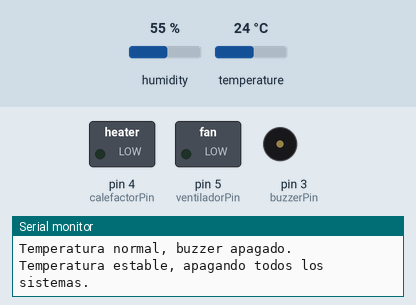
Simulated run of this sketch. Board: Arduino Uno, built with avr-gcc and run on an emulated ATmega328P. Shown: switched loads named in the sketch (green lamp = pin HIGH), buzzer (waves = sounding, pin HIGH), the last lines printed to the serial monitor. Inputs (shaded band) come from the test bench; at power-on: temperature 24 °C, humidity 55 %.

Above: at 3.3 s.
3.4 s: temperature set to 12 °C
At 5.5 s:
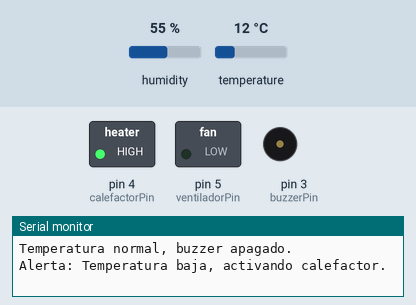
5.8 s: temperature set to 33 °C
At 6.8 s:
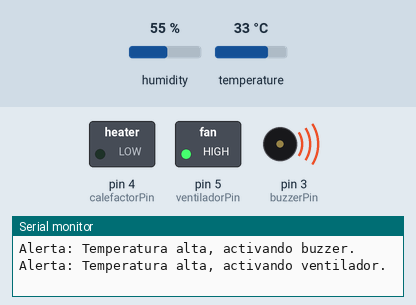
8.0 s: temperature set to 19 °C
At 9.8 s:
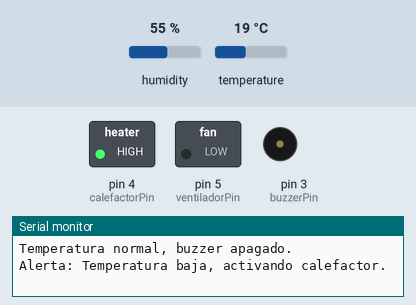
10.1 s: temperature set to 28 °C
At 11.8 s:
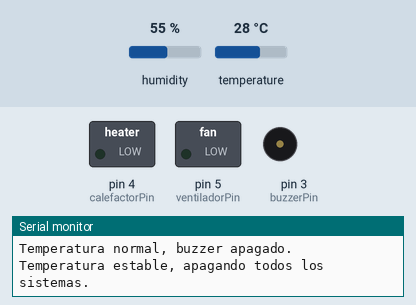
12.3 s: temperature set to 41 °C
At 13.01 s:
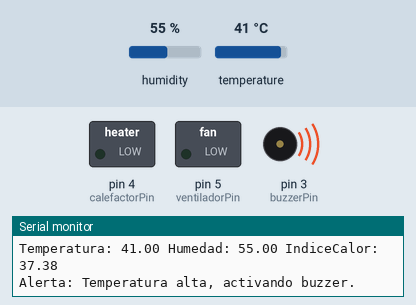
Timing chart, 0 to 15.3 s (numbered marks = the images above; inputs shaded):
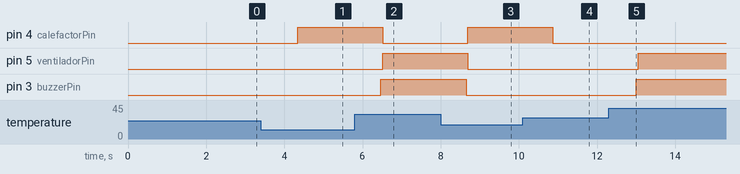

The sketch:

moduloBt.ino
```cpp
#include "DHT.h"
#include <SoftwareSerial.h>

#define DHTPIN 2
#define DHTTYPE DHT11
#define buzzerPin 3
#define calefactorPin 4
#define ventiladorPin 5

DHT dht(DHTPIN, DHTTYPE);
SoftwareSerial BTSerial(10, 11); // RX, TX para el HC-05

void setup() {
  Serial.begin(9600);  // Inicializa la comunicación serial
  BTSerial.begin(9600); // Inicializa la comunicación Bluetooth
  pinMode(buzzerPin, OUTPUT);
  pinMode(calefactorPin, OUTPUT);
  pinMode(ventiladorPin, OUTPUT);
  dht.begin();

  Serial.println("Iniciando sistema...");
  BTSerial.println("Iniciando comunicación con HC-05...");
}

void loop() {
  delay(2000);

  // Lectura de la temperatura, humedad e índice de calor
  float h = dht.readHumidity();
  float t = dht.readTemperature();
  float hif = dht.computeHeatIndex(t, h);

  if (isnan(h) || isnan(t)) {
    Serial.println(F("¡Error al leer del sensor DHT!"));
    BTSerial.println(F("¡Error al leer del sensor DHT!"));
    return;
  }

  // Enviar datos al Serial y al Bluetooth
  Serial.print("Temperatura: ");
  Serial.print(t);
  Serial.print(" Humedad: ");
  Serial.print(h);
  Serial.print(" IndiceCalor: ");
  Serial.println(hif);

  BTSerial.print("Temperatura: ");
  BTSerial.print(t);
  BTSerial.print(" Humedad: ");
  BTSerial.print(h);
  BTSerial.print(" IndiceCalor: ");
  BTSerial.println(hif); // Esto crea una nueva línea en cada iteración

  // Lógica de control para buzzer, calefactor y ventilador
  if (t >= 30) {
    digitalWrite(buzzerPin, HIGH);
    Serial.println(F("Alerta: Temperatura alta, activando buzzer."));
    BTSerial.println(F("Alerta: Temperatura alta, activando buzzer."));
  } else {
    digitalWrite(buzzerPin, LOW);
    Serial.println(F("Temperatura normal, buzzer apagado."));
    BTSerial.println(F("Temperatura normal, buzzer apagado."));
  }

  if (t >= 30) {
    digitalWrite(ventiladorPin, HIGH);
    digitalWrite(calefactorPin, LOW);
    Serial.println(F("Alerta: Temperatura alta, activando ventilador."));
    BTSerial.println(F("Alerta: Temperatura alta, activando ventilador."));
  }

  if (t <= 20) {
    digitalWrite(calefactorPin, HIGH);
    digitalWrite(ventiladorPin, LOW);
    Serial.println(F("Alerta: Temperatura baja, activando calefactor."));
    BTSerial.println(F("Alerta: Temperatura baja, activando calefactor."));
  }

  if (t <= 30 && t >= 20) {
    digitalWrite(calefactorPin, LOW);
    digitalWrite(ventiladorPin, LOW);
    Serial.println(F("Temperatura estable, apagando todos los sistemas."));
    BTSerial.println(F("Temperatura estable, apagando todos los sistemas."));
  }

  // Enviar y recibir datos desde Bluetooth
  if (BTSerial.available()) {
    char data = BTSerial.read();
    Serial.print("Recibido desde Bluetooth: ");
    Serial.println(data);  // Muestra en el monitor serie lo que se recibe por Bluetooth
  }

  if (Serial.available()) {
    char data = Serial.read();
    BTSerial.write(data);  // Envia lo que se escribe en el monitor serie al Bluetooth
  }
}
```

Measured:
- after the input at 3.4 s, pin 4 (calefactorPin): LOW → HIGH after 0.94 s
- after the input at 5.8 s, pin 4 (calefactorPin): HIGH → LOW after 0.72 s; pin 5 (ventiladorPin): LOW → HIGH after 0.72 s; pin 3 (buzzerPin): LOW → HIGH after 0.67 s
- after the input at 8.0 s, pin 4 (calefactorPin): LOW → HIGH after 0.69 s; pin 5 (ventiladorPin): HIGH → LOW after 0.69 s; pin 3 (buzzerPin): HIGH → LOW after 0.65 s
- after the input at 10.1 s, pin 4 (calefactorPin): HIGH → LOW after 0.77 s
- after the input at 12.3 s, pin 5 (ventiladorPin): LOW → HIGH after 0.75 s; pin 3 (buzzerPin): LOW → HIGH after 0.70 s
